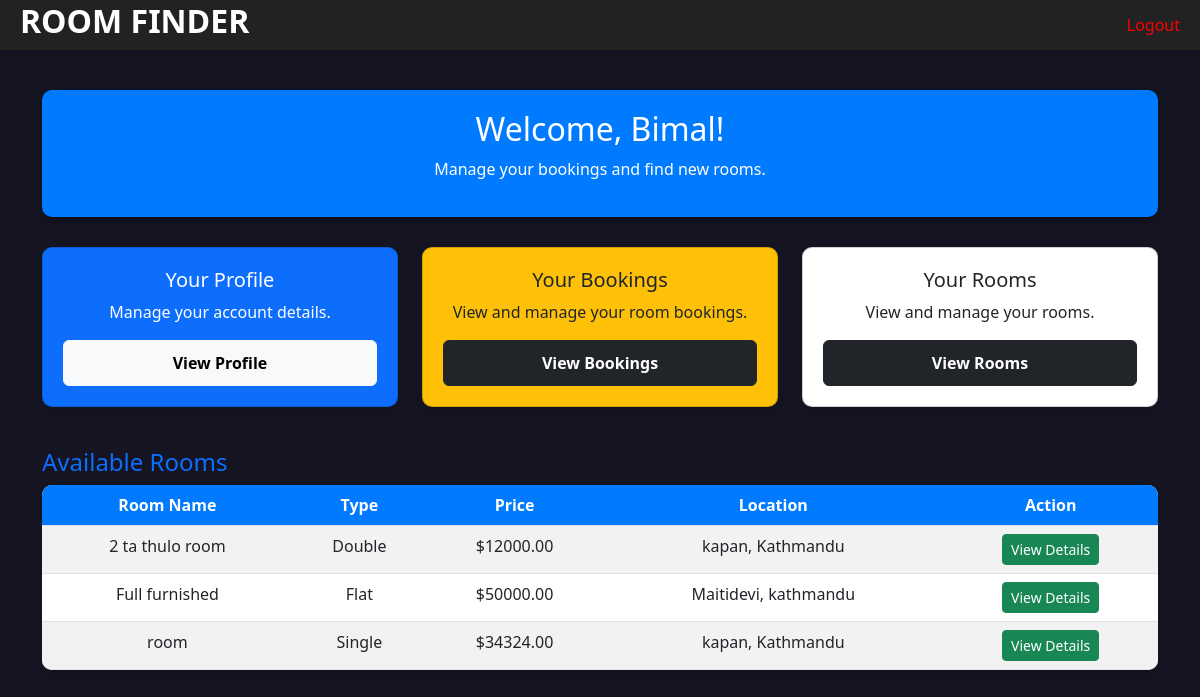
The page /renter/renter_home (signed in) on the database as committed earlier.
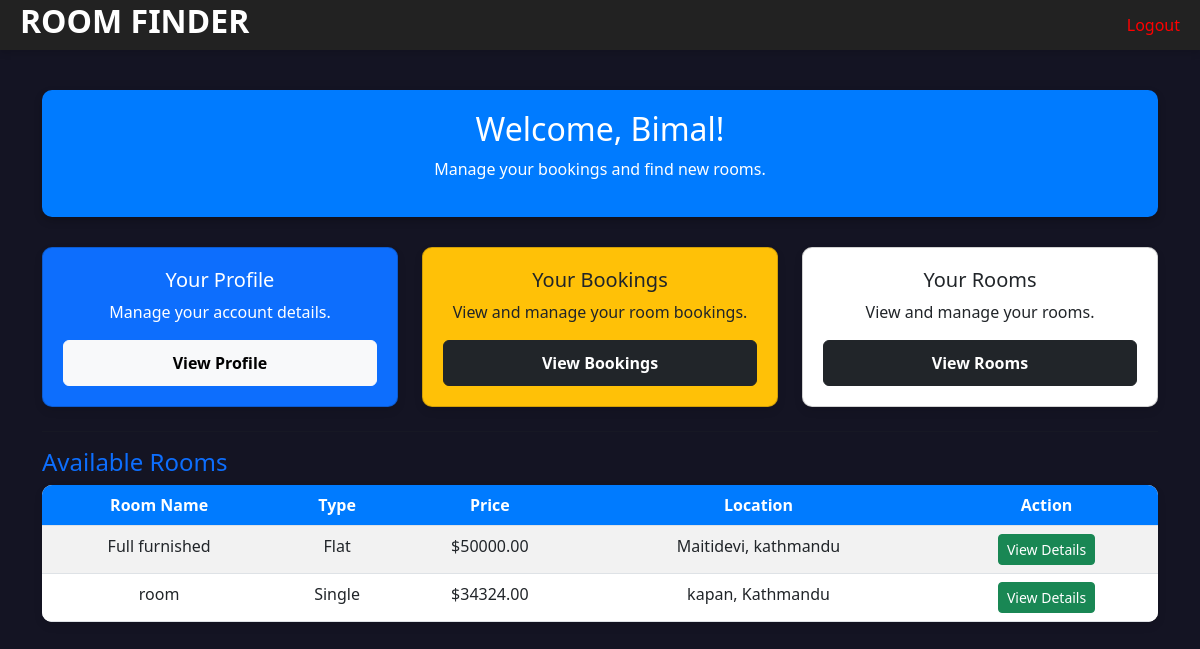
The same page on the database as committed later.
### Landlord/models.py (models this page shows, shortened)
class Room(models.Model):
    ROOM_TYPE = [
        ('Single', 'Single'),
        ('Double', 'Double'),
        ('Flat', 'Flat'),
    ]
    owner = models.ForeignKey(Landlord, on_delete=models.CASCADE, null=True)
    title = models.CharField(max_length=255)
    price = models.DecimalField(max_digits=10, decimal_places=2)
    location = models.CharField(max_length=255)
    description = models.TextField()
    room_type = models.CharField(choices=ROOM_TYPE, max_length=10, null=True, default="Single")
    is_available = models.BooleanField(default=True)
    image = models.ManyToManyField('RoomImage', related_name='rooms')
    total_booked_amount = models.DecimalField(max_digits=10, decimal_places=2, default=0.00, null=True)

### Renter/decorators.py (the view)
 def wrapper(request, *args, **kwargs):
  if hasattr(request.user, "renter"):
   return view_func(request, *args, **kwargs)
  return redirect('renter_login')

### Renter/views.py (called while the page is built)
@login_required
@renter_required
def renter_home(request):
 available_rooms = Room.objects.filter(is_available=True)
 my_bookings = Booking.objects.filter(renter=request.user.renter)
 context = {
        'available_rooms': available_rooms,
        'my_bookings': my_bookings
    }
 return render(request, 'renter/renter_home.html', context)

### ROOM_FINDER/templates/renter/renter_home.html (shortened to what this page needs)
<!DOCTYPE html>
<html lang="en">
<head>
    <link href="https://cdn.jsdelivr.net/npm/bootstrap@5.3.0/dist/css/bootstrap.min.css" rel="stylesheet">
</head>
<body>
    <header>
        <a href="{% url 'renter_home' %}" class="logo">
        <h1 class="logo">ROOM FINDER</h1>
        </a>
        <div class="navbar">
            <a href="/logout" style="color:red; text-decoration:none;">Logout</a>
        </div>
    </header>
    <div class="container">
        <div class="dashboard-header">
            <h2>Welcome, {{ user.username }}!</h2>
            <p>Manage your bookings and find new rooms.</p>
        </div>
        <div class="row mb-4">
            <div class="col-md-4">
                <div class="card dashboard-card bg-primary text-white">
                    <h5>Your Profile</h5>
                    <p>Manage your account details.</p>
                    <a href="{% url 'renter_profile' %}" class="btn btn-light btn-custom">View Profile</a>
                </div>
            </div>
            <div class="col-md-4">
                <div class="card dashboard-card bg-warning text-dark">
                    <h5>Your Bookings</h5>
                    <p>View and manage your room bookings.</p>
                    <a href="{% url "view_bookings" %}" class="btn btn-dark btn-custom">View Bookings</a>
                </div>
            </div>
            <div class="col-md-4">
                <div class="card dashboard-card bg-white text-dark">
                    <h5>Your Rooms</h5>
                    <p>View and manage your rooms.</p>
                    <a href="{% url "view_rooms" %}" class="btn btn-dark btn-custom">View Rooms</a>
                </div>
            </div>
    </div>
        <hr>
        <h4 class="text-primary">Available Rooms</h4>
        <table class="table table-striped text-center">
            <thead>
                <tr>
                    <th>Room Name</th>
                    <th>Type</th>
                    <th>Price</th>
                    <th>Location</th>
                    <th>Action</th>
                </tr>
            </thead>
            <tbody>
                {% for room in available_rooms %}
                    <tr>
                        <td>{{ room.title }}</td>
                        <td>{{ room.room_type }}</td>
                        <td>${{ room.price }}</td>
                        <td>{{ room.location }}</td>
                        <td>
                            <a href="{% url 'room_detail' room.id %}" class="btn btn-success btn-sm">View Details</a>
                        </td>
                    </tr>
                {% empty %}
                    <tr>
                        <td colspan="5" class="text-center text-muted">No rooms available at the moment.</td>
                    </tr>
                {% endfor %}
            </tbody>
        </table>
    </div>
</body>
</html>

Rows that differ between the two databases and show on the page:
no longer on this page (row edited): Room: title "2 ta thulo room", room_type "Double", price "12000.00", location "kapan, Kathmandu"
